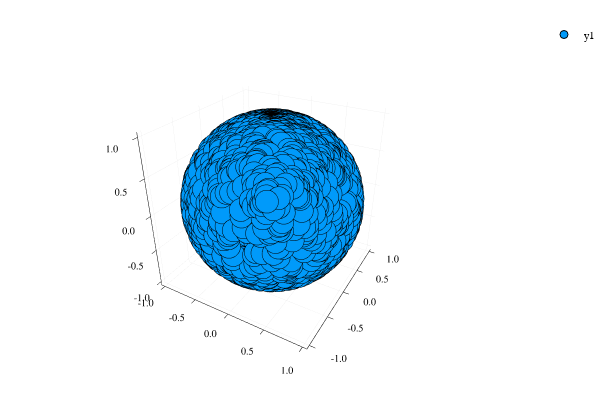

Notebook source saved alongside this figure:
### Code cell
S = gendata(2000,5)
scatter(S[:,1], S[:,2], S[:,3])

### Figure 1 — Plotly figure (JSON) as saved in the notebook; plotly's stock layout.template omitted (floating-point values rounded to 4 significant figures; data arrays with more than 128 entries replaced by an {"elided": "..."} marker saying what was removed)
{"data": [{"colorbar": {"title": ""}, "hoverinfo": "text", "legendgroup": "y1", "marker": {"color": "rgba(0, 154, 250, 1.000)", "line": {"color": "rgba(0, 0, 0, 1.000)", "width": 1}, "size": 8, "symbol": "circle"}, "mode": "markers", "name": "y1", "showlegend": true, "text": {"elided": "2000 null values"}, "type": "scatter3d", "x": {"elided": "2000 float values"}, "xaxis": "x1", "y": {"elided": "2000 float values"}, "yaxis": "y1", "z": {"elided": "2000 float values"}}], "layout": {"annotations": [], "height": 400, "legend": {"bgcolor": "rgba(255, 255, 255, 1.000)", "bordercolor": "rgba(0, 0, 0, 1.000)", "font": {"color": "rgba(0, 0, 0, 1.000)", "family": "sans-serif", "size": 11}, "tracegroupgap": 0, "x": 1, "y": 1}, "margin": {"b": 20, "l": 0, "r": 0, "t": 20}, "paper_bgcolor": "rgba(255, 255, 255, 1.000)", "plot_bgcolor": "rgba(255, 255, 255, 1.000)", "scene": {"camera": {"eye": {"x": 1.126, "y": -1.95, "z": 1.3}}, "xaxis": {"anchor": "y1", "domain": [0.06582, 0.9934], "gridcolor": "rgba(0, 0, 0, 0.100)", "gridwidth": 0.5, "linecolor": "rgba(0, 0, 0, 1.000)", "mirror": false, "range": [-1.054, 1.056], "showgrid": true, "showline": true, "showticklabels": true, "tickangle": 0, "tickcolor": "rgb(0, 0, 0)", "tickfont": {"color": "rgba(0, 0, 0, 1.000)", "family": "sans-serif", "size": 11}, "tickmode": "array", "ticks": "inside", "ticktext": ["-1.0", "-0.5", "0.0", "0.5", "1.0"], "tickvals": [-1, -0.5, 0, 0.5, 1], "title": "", "titlefont": {"color": "rgba(0, 0, 0, 1.000)", "family": "sans-serif", "size": 15}, "type": "-", "visible": true, "zeroline": false, "zerolinecolor": "rgba(0, 0, 0, 1.000)"}, "yaxis": {"anchor": "x1", "domain": [0.03762, 0.9902], "gridcolor": "rgba(0, 0, 0, 0.100)", "gridwidth": 0.5, "linecolor": "rgba(0, 0, 0, 1.000)", "mirror": false, "range": [-1.059, 1.06], "showgrid": true, "showline": true, "showticklabels": true, "tickangle": 0, "tickcolor": "rgb(0, 0, 0)", "tickfont": {"color": "rgba(0, 0, 0, 1.000)", "family": "sans-serif", "size": 11}, "tickmode": "array", "ticks": "inside", "ticktext": ["-1.0", "-0.5", "0.0", "0.5", "1.0"], "tickvals": [-1, -0.5, 0, 0.5, 1], "title": "", "titlefont": {"color": "rgba(0, 0, 0, 1.000)", "family": "sans-serif", "size": 15}, "type": "-", "visible": true, "zeroline": false, "zerolinecolor": "rgba(0, 0, 0, 1.000)"}, "zaxis": {"gridcolor": "rgba(0, 0, 0, 0.100)", "gridwidth": 0.5, "linecolor": "rgba(0, 0, 0, 1.000)", "mirror": false, "range": [-1.06, 1.06], "showgrid": true, "showline": true, "showticklabels": true, "tickangle": 0, "tickcolor": "rgb(0, 0, 0)", "tickfont": {"color": "rgba(0, 0, 0, 1.000)", "family": "sans-serif", "size": 11}, "tickmode": "array", "ticks": "inside", "ticktext": ["-1.0", "-0.5", "0.0", "0.5", "1.0"], "tickvals": [-1, -0.5, 0, 0.5, 1], "title": "", "titlefont": {"color": "rgba(0, 0, 0, 1.000)", "family": "sans-serif", "size": 15}, "type": "-", "visible": true, "zeroline": false, "zerolinecolor": "rgba(0, 0, 0, 1.000)"}}, "showlegend": true, "width": 600}}
